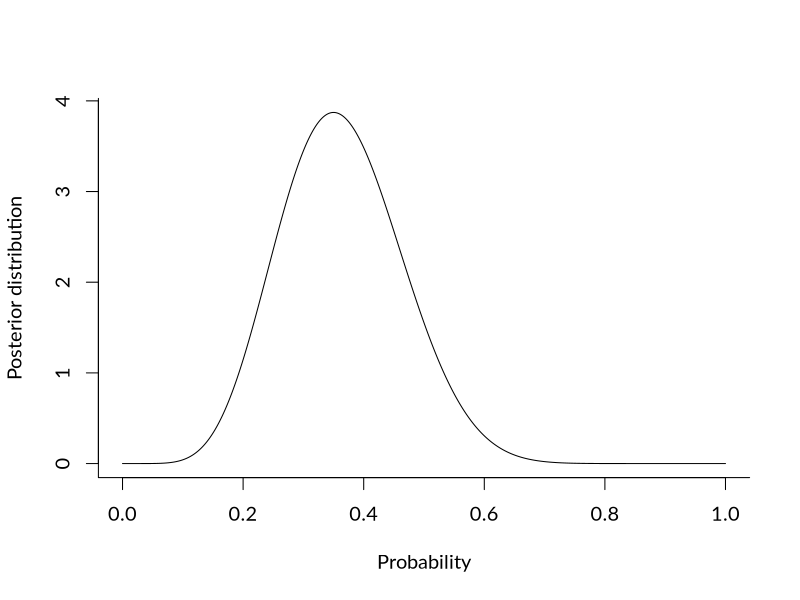

Recreate this plot in R.
y <- 7  # number of successes
n <- 20 # number of trials

stepf <- function(x) {
   ifelse(x <= 0.2, x,
          ifelse(x <= 0.3, 0.2,
                 ifelse(x <= 0.5, 0.5 - x, 0)))
}

alph_unif <- 1 + y
beta_unif <- 1 + n - y
alph_jeff <- 0.5 + y
beta_jeff <- 0.5 + n - y

post_unif <- function(p) dbeta(p, alph_unif, beta_unif)
post_jeff <- function(p) dbeta(p, alph_jeff, beta_jeff)
post_step <- function(p) {
    post_step_num <- function(x) stepf(x) * dbinom(y, n, x)
    post_step_num(p) / integrate(post_step_num, 0, 1)$value
}

my_pal <- c("#a4c5ee", "#395262", "#dec54a", "#ff7373")

# probability vector
dp <- 1 / 2000
p <- seq(0, 1, by = dp)

par(family = "Lato", cex = 1.2, bty = "l")
plot(p, post_unif(p), type = "l",
     xlab = "Probability", ylab = "Posterior distribution")
